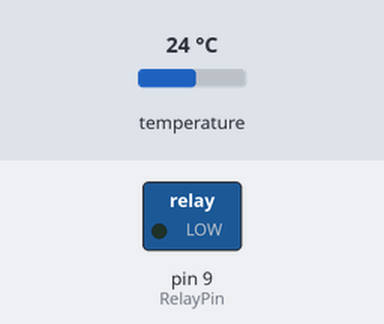
Recording of a sketch running on a simulated Arduino Uno, built with avr-gcc and run on an emulated ATmega328P. Parts: switched loads named in the sketch (green lamp = pin HIGH). Inputs (shaded band) come from the test bench; at power-on: temperature 24 °C. What the sketch prints to the serial monitor is not drawn.

Above: at 0.1 s.
At 0.9 s:
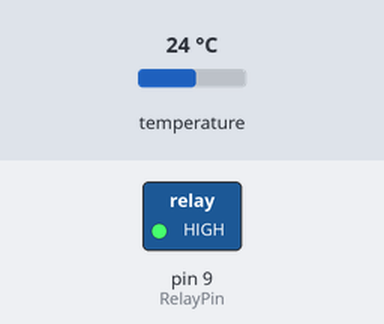
Timing chart, 0 to 2.4 s (numbered marks = the images above):
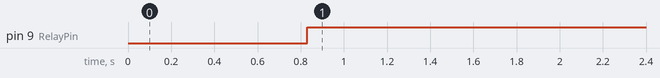

The sketch:

temp_sensor.ino
```cpp
#include <OneWire.h>
#include <DallasTemperature.h>

// Data wire is plugged into digital pin 2 on the Arduino
#define ONE_WIRE_BUS 2

// Setup a oneWire instance to communicate with any OneWire device
OneWire oneWire(ONE_WIRE_BUS);

// Pass oneWire reference to DallasTemperature library
DallasTemperature sensors(&oneWire);

float temp;
int RelayPin = 9;

void setup(void)
{
  sensors.begin();  // Start up the library
  Serial.begin(9600);
  // Set RelayPin as an output pin
  pinMode(RelayPin, OUTPUT);
}

void loop(void)
{
  // Send the command to get temperatures
  sensors.requestTemperatures();
  temp =sensors.getTempCByIndex(0);
  delay(50);
  Serial.print("Temperature: ");
  Serial.print(temp);
  Serial.print((char)176);//shows degrees character
  Serial.println("C  |  ");

  if(temp<80){
      // Let's turn on the relay...
      digitalWrite(RelayPin, HIGH);
      }
  else{
      // Let's turn off the relay...
      digitalWrite(RelayPin, LOW);
      }
}
```

Measured:
- by itself, pin 9 (RelayPin): LOW → HIGH at 0.83 s
